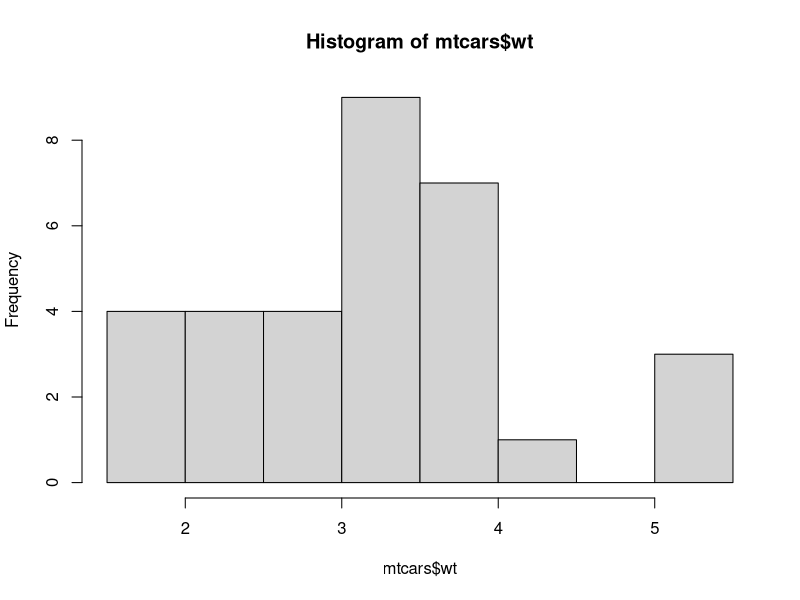
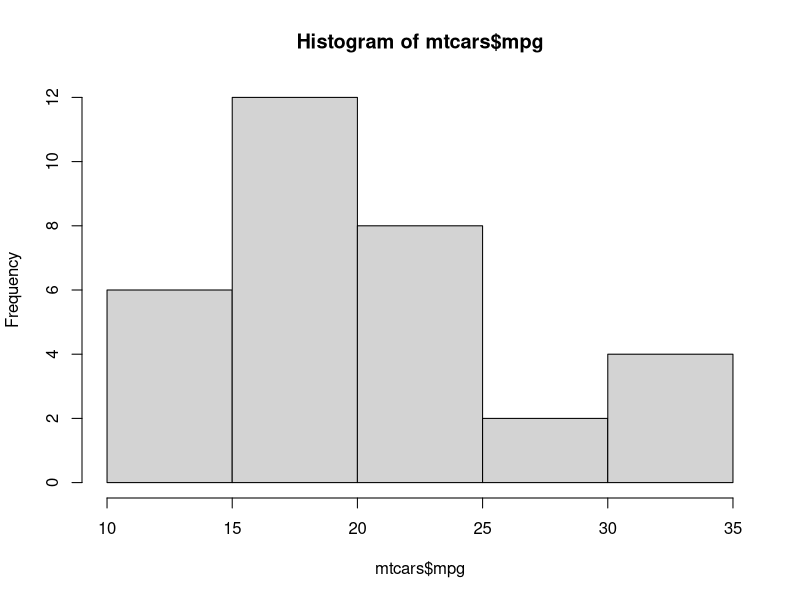
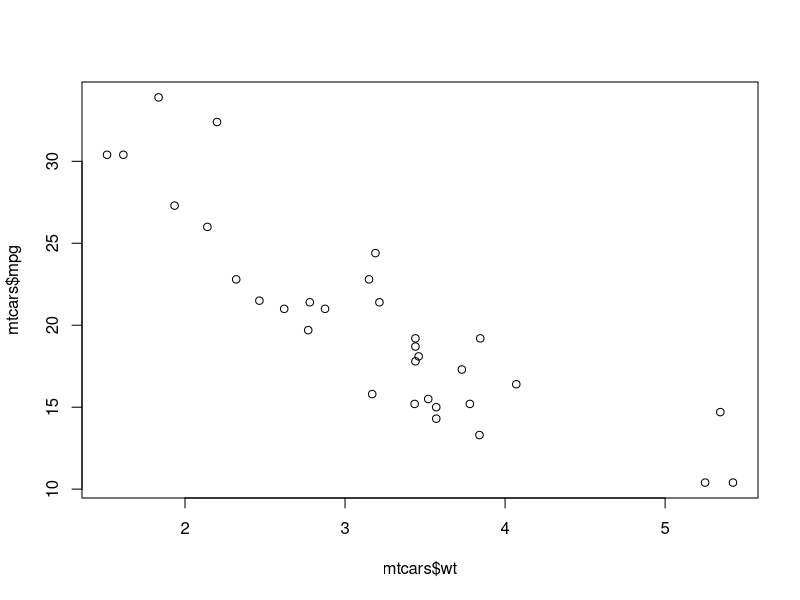
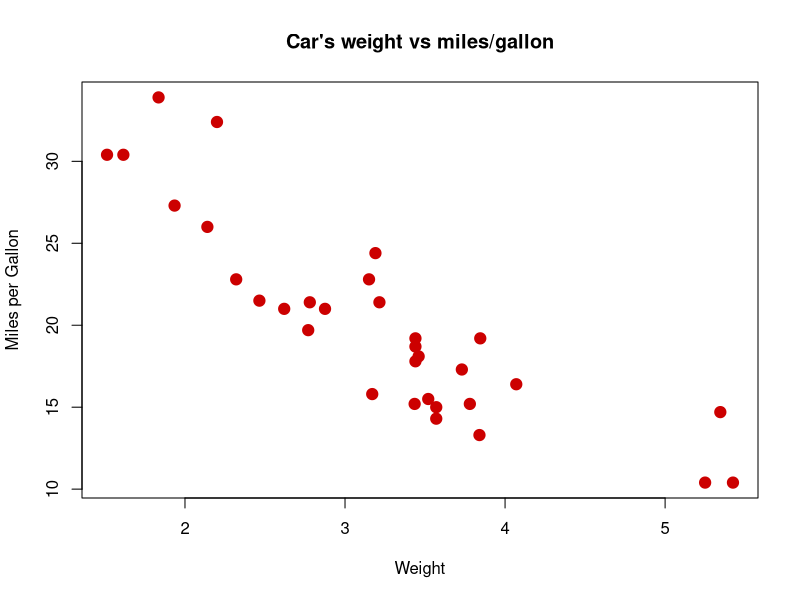

Write R code to recreate these figures, in order.
# Course source: FreeCodeCamp https://www.youtube.com/watch?v=_V8eKsto3Ug
# R01_Scatterplots

########## LOAD DATASET PACKAGES ##########
library(datasets)

head(mtcars)

########## PLOTS ###########

hist(mtcars$wt)
hist(mtcars$mpg)

plot(mtcars$wt, mtcars$mpg)

plot(mtcars$wt, mtcars$mpg,
     pch = 19,
     cex = 1.5,
     col = "#cc0000",
     main = "Car's weight vs miles/gallon",
     xlab = "Weight",
     ylab = "Miles per Gallon")
